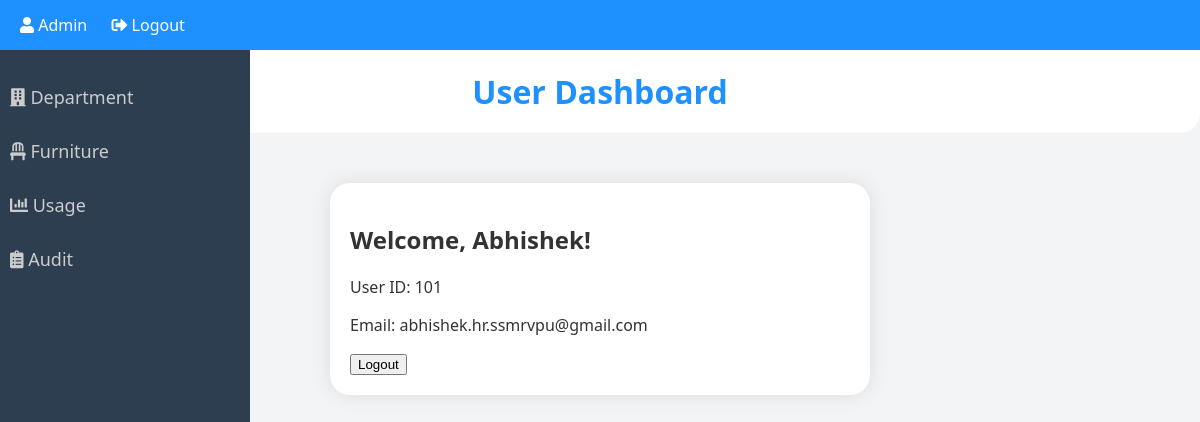
Page /admin.php (signed in) on the committed database.
### tables this page shows
CREATE TABLE `users` (
  `ID` int(11) NOT NULL,
  `fullname` varchar(50) NOT NULL,
  `password` varchar(50) NOT NULL,
  `email` varchar(50) NOT NULL
);

### admin.php (the view, shortened to what this page needs)
<?php
$servername = "localhost";
$username = "root";
$password = "";
$database = "inventory";
$conn = new mysqli($servername, $username, $password, $database);
$stmt = $conn->prepare("SELECT ID,fullname,email FROM users WHERE email = ?");
$stmt->bind_param("s", $_SESSION['username']);
$stmt->execute();
$result = $stmt->get_result();
$user = $result->fetch_assoc();
?>
<!DOCTYPE html>
<html lang="en">
<head>
    <link rel="stylesheet" href="https://cdnjs.cloudflare.com/ajax/libs/font-awesome/5.15.1/css/all.min.css">
</head>
<body>
<div id="top-bar">
    <div>
        <a href="admin.php"><i class="fas fa-user"></i> Admin</a>
        <a href="logout.php"><i class="fas fa-sign-out-alt"></i> Logout</a>
    </div>
</div>
<div id="sidebar">
    <a href="department.php"><i class="fas fa-building"></i> Department</a>
    <a href="furnituretable.php"><i class="fas fa-chair"></i> Furniture</a>
    <a href="usagetable.php"><i class="fas fa-chart-bar"></i> Usage</a>
    <a href="audittable.php"><i class="fas fa-clipboard-list"></i> Audit</a>
</div>
    <header>
        <h1>User Dashboard</h1>
    </header>
    <section>
        <h2>Welcome, <?php echo $user['fullname']; ?>!</h2>
        <p>User ID: <?php echo $user['ID']; ?></p>
        <p>Email: <?php echo $user['email']; ?></p>
        <form method="POST" action="logout.php">
            <button type="submit" name="logout">Logout</button>
        </form>
    </section>
</body>
</html>

### admin.php (style rules this page uses)
body { font-family: 'Segoe UI', Tahoma, Geneva, Verdana, sans-serif; background-color: #f3f4f6; margin: 0; padding: 0; color: #333; }
#top-bar { background: #1e90ff; height: 50px; display: flex; align-items: center; justify-content: space-between; padding: 0 20px; box-shadow: 0 2px 5px rgba(0, 0, 0, 0.1); color: white; }
#top-bar a { text-decoration: none; color: white; margin-right: 20px; font-size: 16px; transition: all 0.3s ease; }
#sidebar { width: 250px; height: 100%; background: #2c3e50; position: fixed; left: 0; top: 50px; overflow-x: hidden; padding-top: 20px; transition: all 0.3s ease; }
#sidebar a { padding: 15px 10px; text-decoration: none; font-size: 18px; color: #ccc; display: block; transition: all 0.3s ease; }
header { background-color:#fff ; color: #1e90ff; padding: 20px; text-align: center; top-margin:50px; border-bottom-left-radius: 20px; border-bottom-right-radius: 20px; }
h1 { margin: 0; font-size: 32px; }
section { max-width: 500px; margin: 50px auto; padding: 20px; background-color: #fff; box-shadow: 0 0 20px rgba(0, 0, 0, 0.1); border-radius: 20px; position: relative; }

### rows in the picture
users: fullname "Abhishek", ID "101", email "abhishek.hr.ssmrvpu@gmail.com"
